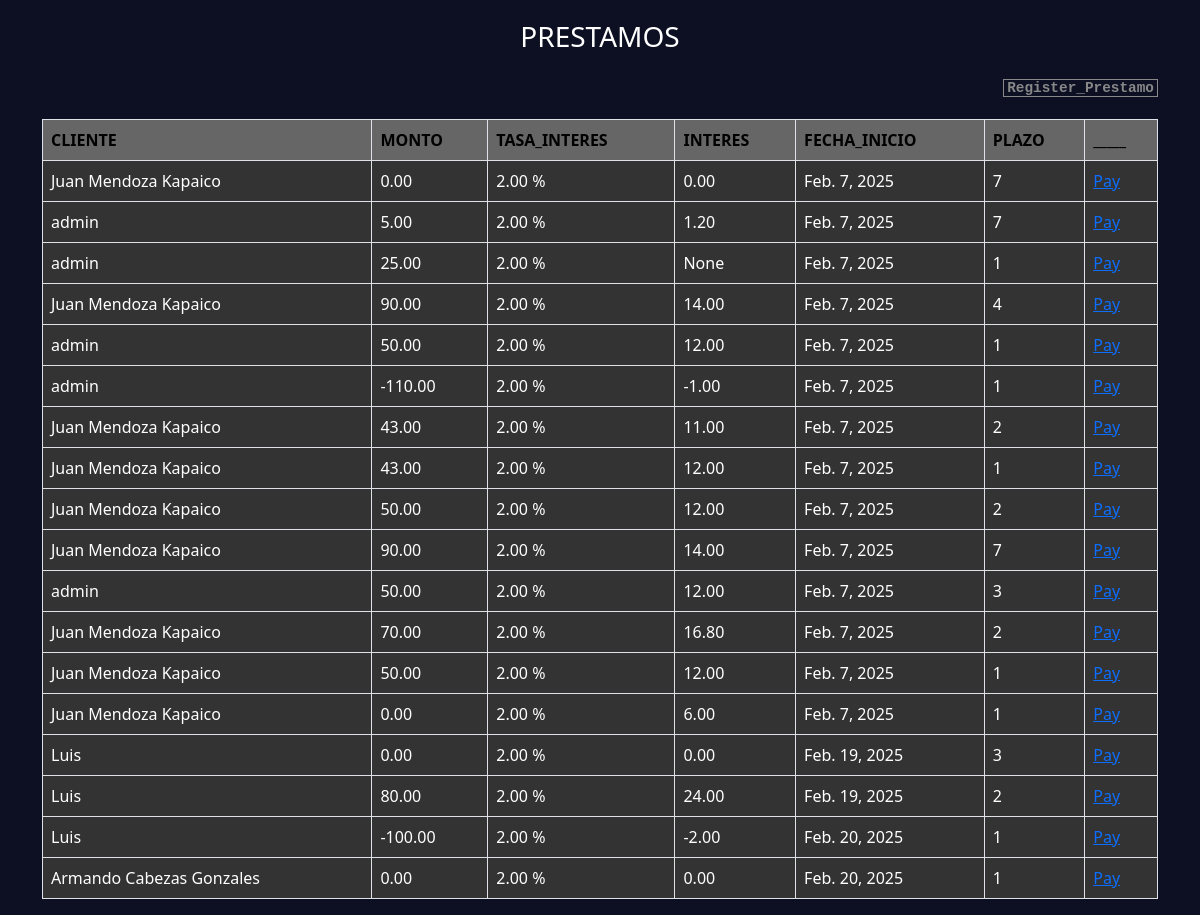
Screenshot of /loans/ with the database file from the repository.
### prestamos/models.py (models this page shows, shortened)
class Prestamo(models.Model):
    cliente = models.ForeignKey(Cliente, on_delete=models.CASCADE)
    monto = models.DecimalField(max_digits=10, decimal_places=2)
    tasa_interes = models.DecimalField(max_digits=5, decimal_places=2, default=2)
    interes = models.DecimalField(max_digits=10, decimal_places=2, blank=True, null=True)  # Campo para el interés calculado
    fecha_inicio = models.DateField(auto_now_add=True)
    plazo = models.IntegerField()  # Plazo en meses

### clientes/models.py (models this page shows)
class Cliente(models.Model):
    nombre = models.CharField(max_length=100)
    telefono = models.CharField(max_length=15)
    def __str__(self):
        return self.nombre

### prestamos/views.py (the view)
# urls.py: path('loans/', views.loans, name='loans'),
@never_cache
def loans(request):
    prestamos = Prestamo.objects.all()
    return render(request, 'loans.html', {'prestamos':prestamos})

### prestamos/templates/loans.html (shortened to what this page needs)
{% extends "home/base.html" %}
{% load static %}
{% block head %}
    <link rel="stylesheet" href="{% static 'css/clients.css' %}">
{% endblock %}
{% block content %}
    <div class="container">
        <h3 class="titulo">PRESTAMOS</h3>
        <div class="enlace text-end"><a href="{% url 'register_loan' %}">Register_Prestamo</a></div>
        <div class="box_table">
            <table class="table table-bordered">
                <thead>
                    <tr>
                        <th class="fw-bold">CLIENTE</th>
                        <th class="fw-bold">MONTO</th>
                        <th class="fw-bold">TASA_INTERES</th>
                        <th class="fw-bold">INTERES</th>
                        <th class="fw-bold">FECHA_INICIO</th>
                        <th class="fw-bold">PLAZO</th>
                        <th class="fw-bold">_____</th>
                    </tr>
                </thead>
                <tbody>
                    {% for p in prestamos %}
                    <tr class="">
                        <td class="">{{ p.cliente }}</td>
                        <td>{{ p.monto }}</td>
                        <td>{{ p.tasa_interes }} % </td>
                        <td>{{ p.interes }}</td>
                        <td>{{ p.fecha_inicio }}</td>
                        <td>{{ p.plazo }}</td>
                        <td><a href="{% url 'register_pay_with_id' p.id %}">Pay</a></td>
                    </tr>
                    {% endfor %}
                </tbody>
            </table>
        </div>
    </div>
{% endblock %}

### clientes/static/css/clients.css (style rules this page uses)
.container { background: transparent; }
.container .titulo { text-align: center; margin: 20px 0; }
.container .enlace a { text-decoration: none; padding: 0 3px; color: #888; font-size: 0.9rem; font-family: 'Courier New', Courier, monospace; font-weight: bold; border: 1px solid #888; }
.container .box_table { margin-top: 20px; }
.container .box_table .table thead tr th { background: #666; color: #000; }
.container .box_table .table tbody tr td { background: #333; color: #fff; }

### home/templates/home/base.html (style rules this page uses)
* { margin: 0; padding: 0; box-sizing: border-box; }
body { background-color: #0c1022; color: #fff; }

### rows the page displays
Prestamo: cliente "Juan Mendoza Kapaico", monto "0.00", tasa_interes "2.00", interes "0.00", fecha_inicio "Feb. 7, 2025", plazo "7"
Prestamo: cliente "admin", monto "5.00", tasa_interes "2.00", interes "1.20", fecha_inicio "Feb. 7, 2025", plazo "7"
Prestamo: cliente "admin", monto "25.00", tasa_interes "2.00", interes "None", fecha_inicio "Feb. 7, 2025", plazo "1"
Prestamo: cliente "Juan Mendoza Kapaico", monto "90.00", tasa_interes "2.00", interes "14.00", fecha_inicio "Feb. 7, 2025", plazo "4"
Prestamo: cliente "admin", monto "50.00", tasa_interes "2.00", interes "12.00", fecha_inicio "Feb. 7, 2025", plazo "1"
Prestamo: cliente "admin", monto "-110.00", tasa_interes "2.00", interes "-1.00", fecha_inicio "Feb. 7, 2025", plazo "1"
Prestamo: cliente "Juan Mendoza Kapaico", monto "43.00", tasa_interes "2.00", interes "11.00", fecha_inicio "Feb. 7, 2025", plazo "2"
Prestamo: cliente "Juan Mendoza Kapaico", monto "43.00", tasa_interes "2.00", interes "12.00", fecha_inicio "Feb. 7, 2025", plazo "1"
Prestamo: cliente "Juan Mendoza Kapaico", monto "50.00", tasa_interes "2.00", interes "12.00", fecha_inicio "Feb. 7, 2025", plazo "2"
Prestamo: cliente "Juan Mendoza Kapaico", monto "90.00", tasa_interes "2.00", interes "14.00", fecha_inicio "Feb. 7, 2025", plazo "7"
Prestamo: cliente "admin", monto "50.00", tasa_interes "2.00", interes "12.00", fecha_inicio "Feb. 7, 2025", plazo "3"
Prestamo: cliente "Juan Mendoza Kapaico", monto "70.00", tasa_interes "2.00", interes "16.80", fecha_inicio "Feb. 7, 2025", plazo "2"
Prestamo: cliente "Juan Mendoza Kapaico", monto "50.00", tasa_interes "2.00", interes "12.00", fecha_inicio "Feb. 7, 2025", plazo "1"
Prestamo: cliente "Juan Mendoza Kapaico", monto "0.00", tasa_interes "2.00", interes "6.00", fecha_inicio "Feb. 7, 2025", plazo "1"
Prestamo: cliente "Luis", monto "0.00", tasa_interes "2.00", interes "0.00", fecha_inicio "Feb. 19, 2025", plazo "3"
Prestamo: cliente "Luis", monto "80.00", tasa_interes "2.00", interes "24.00", fecha_inicio "Feb. 19, 2025", plazo "2"
Prestamo: cliente "Luis", monto "-100.00", tasa_interes "2.00", interes "-2.00", fecha_inicio "Feb. 20, 2025", plazo "1"
Prestamo: cliente "Armando Cabezas Gonzales", monto "0.00", tasa_interes "2.00", interes "0.00", fecha_inicio "Feb. 20, 2025", plazo "1"
